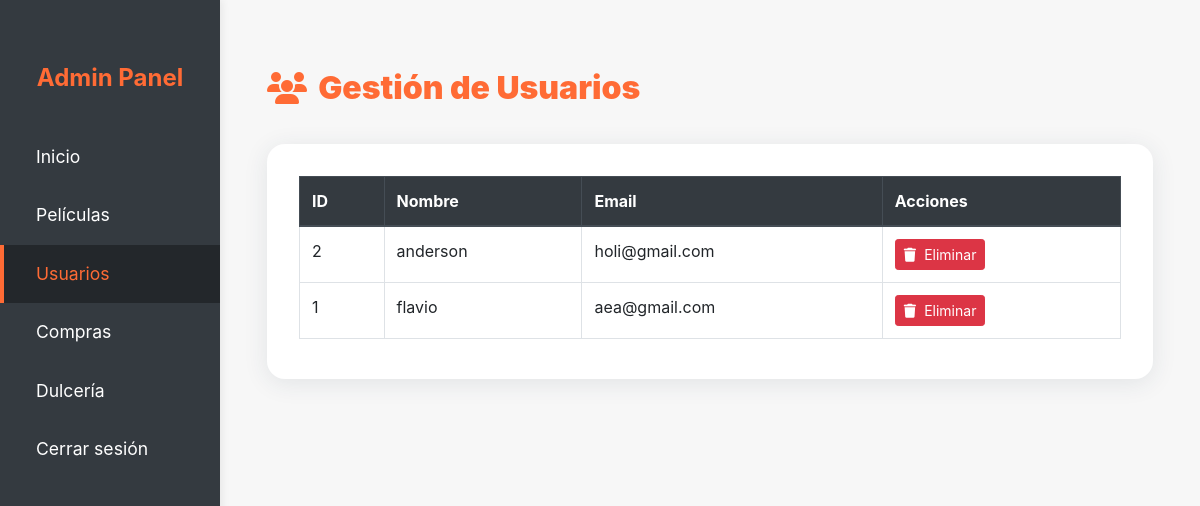
The page /admin/usuarios (signed in) on the database as committed earlier.
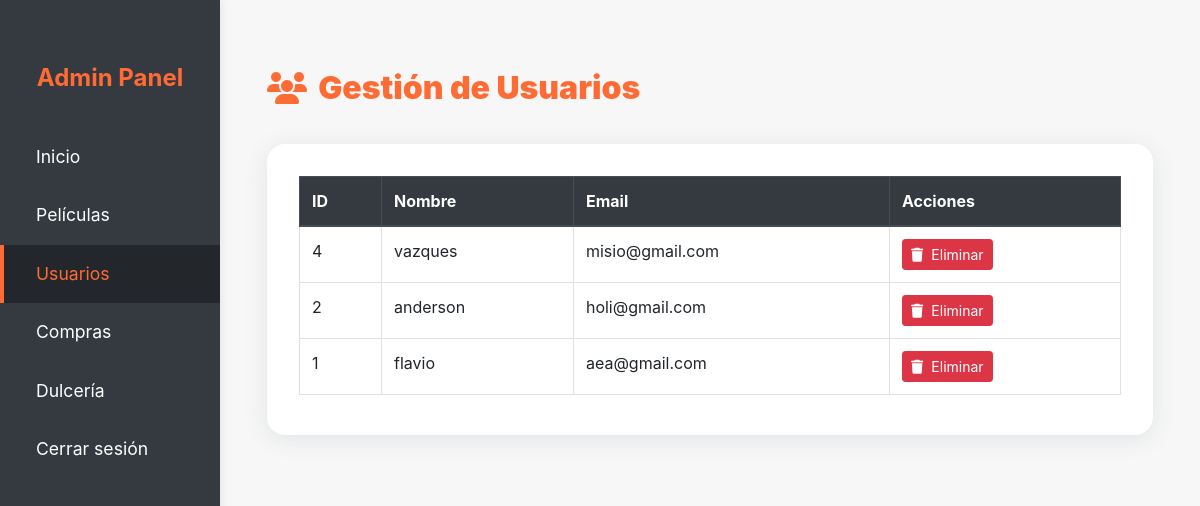
The same page on the database as committed later.
### tables this page shows
CREATE TABLE Usuarios (
        id INTEGER PRIMARY KEY AUTOINCREMENT,
        nombre TEXT NOT NULL,
        email TEXT NOT NULL UNIQUE,
        contraseña TEXT NOT NULL
    );

### app.py (the view)
@app.route('/admin/usuarios')
def admin_usuarios():
    if 'admin_id' not in session:
        return redirect(url_for('login'))
    conn = get_db()
    cursor = conn.cursor()
    cursor.execute('SELECT id, nombre, email FROM Usuarios ORDER BY id DESC')
    usuarios = cursor.fetchall()
    conn.close()
    return render_template('admin/admin_usuarios.html', usuarios=usuarios)

### app.py (called while the page is built)
def get_db():
    conn = sqlite3.connect(DATABASE)
    conn.row_factory = sqlite3.Row  # Para obtener resultados como diccionarios
    return conn

### templates/admin/admin_usuarios.html (shortened to what this page needs)
<!DOCTYPE html>
<html lang="es">
<head>
    <link rel="stylesheet" href="https://maxcdn.bootstrapcdn.com/bootstrap/4.5.2/css/bootstrap.min.css">
    <link rel="stylesheet" href="{{ url_for('static', filename='css/admin.css') }}">
    <link rel="stylesheet" href="https://cdnjs.cloudflare.com/ajax/libs/font-awesome/6.4.0/css/all.min.css">
</head>
<body>
    <div class="sidebar">
        <div class="sidebar-title">Admin Panel</div>
        <a class="nav-link" href="{{ url_for('dashboard_admin') }}">Inicio</a>
        <a class="nav-link" href="/admin/peliculas">Películas</a>
        <a class="nav-link active" href="/admin/usuarios">Usuarios</a>
        <a class="nav-link" href="/admin/compras">Compras</a>
        <a class="nav-link" href="/admin/dulceria">Dulcería</a>
        <a class="nav-link" href="{{ url_for('logout') }}">Cerrar sesión</a>
    </div>
    <div class="main-content">
        <div class="container mt-4">
            <div class="admin-title"><i class="fas fa-users"></i> Gestión de Usuarios</div>
            <div class="admin-card">
                <div class="table-responsive">
                    <table class="table table-bordered table-hover">
                        <thead class="thead-dark">
                            <tr>
                                <th>ID</th>
                                <th>Nombre</th>
                                <th>Email</th>
                                <th>Acciones</th>
                            </tr>
                        </thead>
                        <tbody>
                            {% for u in usuarios %}
                            <tr>
                                <td>{{ u.id }}</td>
                                <td>{{ u.nombre }}</td>
                                <td>{{ u.email }}</td>
                                <td>
                                    <div class="admin-table-actions">
                                        <form action="{{ url_for('admin_usuario_eliminar', usuario_id=u.id) }}" method="POST" style="display:inline;" onsubmit="return confirm('¿Estás seguro de que deseas eliminar este usuario?');">
                                            <button type="submit" class="btn btn-danger btn-sm"><i class="fas fa-trash"></i> Eliminar</button>
                                        </form>
                                    </div>
                                </td>
                            </tr>
                            {% endfor %}
                        </tbody>
                    </table>
                </div>
            </div>
        </div>
    </div>
</body>
</html>

### static/css/admin.css (style rules this page uses)
body { background-color: #f7f7f7; }
.sidebar { position: fixed; top: 0; left: 0; height: 100vh; width: 220px; background: #343a40; color: #fff; padding-top: 60px; box-shadow: 2px 0 8px rgba(0,0,0,0.07); z-index: 100; }
.sidebar .sidebar-title { font-size: 1.5rem; font-weight: bold; text-align: center; margin-bottom: 2rem; color: #ff6b35; }
.sidebar .nav-link { color: #fff; font-size: 1.1rem; padding: 1rem 2rem; display: block; border-left: 4px solid transparent; transition: background 0.2s, border-color 0.2s; }
.sidebar .nav-link.active, .sidebar .nav-link:hover { background: #23272b; border-left: 4px solid #ff6b35; color: #ff6b35; text-decoration: none; }
.main-content { margin-left: 220px; padding: 2.5rem 2rem 2rem 2rem; }

### templates/admin/admin_usuarios.html (style rules this page uses)
.admin-title { display: flex; align-items: center; gap: 0.7rem; font-size: 2rem; font-weight: 900; color: #ff6b35; margin-bottom: 2rem; }
.admin-card { background: #fff; border-radius: 18px; box-shadow: 0 4px 24px rgba(44,62,80,0.10); padding: 2rem 2rem 1.5rem 2rem; margin-bottom: 2rem; }
.admin-table-actions { display: flex; gap: 0.5rem; }
.btn-sm i { margin-right: 0.3em; }

Rows that differ between the two databases and show on the page:
added Usuarios: id "4", nombre "vazques", email "misio@gmail.com"
